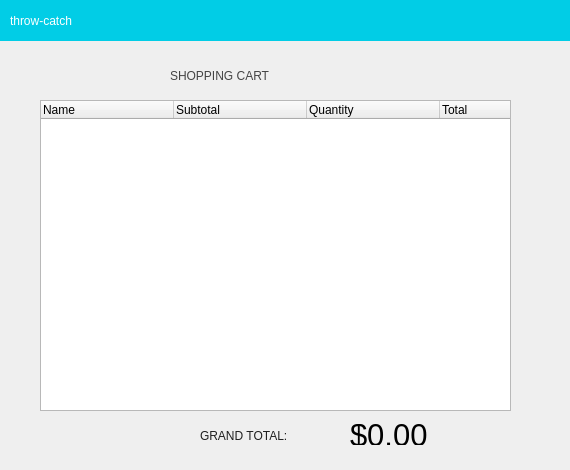
<?xml version="1.0" encoding="UTF-8"?>
<ui version="4.0">
 <class>ShoppingCart</class>
 <widget class="QWidget" name="ShoppingCart">
  <property name="geometry">
   <rect>
    <x>0</x>
    <y>0</y>
    <width>570</width>
    <height>470</height>
   </rect>
  </property>
  <property name="windowTitle">
   <string>Form</string>
  </property>
  <widget class="QFrame" name="headerFrame">
   <property name="geometry">
    <rect>
     <x>0</x>
     <y>0</y>
     <width>571</width>
     <height>41</height>
    </rect>
   </property>
   <property name="styleSheet">
    <string notr="true">#headerFrame {
background: #01CDE6;
border: none;
}</string>
   </property>
   <property name="frameShape">
    <enum>QFrame::StyledPanel</enum>
   </property>
   <property name="frameShadow">
    <enum>QFrame::Raised</enum>
   </property>
   <widget class="QLabel" name="teamNameLabel">
    <property name="geometry">
     <rect>
      <x>10</x>
      <y>10</y>
      <width>161</width>
      <height>21</height>
     </rect>
    </property>
    <property name="styleSheet">
     <string notr="true">#teamNameLabel {
color: white;
	font: 75 20pt &quot;Helvetica&quot;;
}</string>
    </property>
    <property name="text">
     <string>throw-catch</string>
    </property>
   </widget>
  </widget>
  <widget class="QTreeWidget" name="shoppingCart">
   <property name="geometry">
    <rect>
     <x>40</x>
     <y>100</y>
     <width>471</width>
     <height>311</height>
    </rect>
   </property>
   <property name="horizontalScrollBarPolicy">
    <enum>Qt::ScrollBarAlwaysOff</enum>
   </property>
   <attribute name="headerDefaultSectionSize">
    <number>133</number>
   </attribute>
   <column>
    <property name="text">
     <string>Name</string>
    </property>
   </column>
   <column>
    <property name="text">
     <string>Subtotal</string>
    </property>
   </column>
   <column>
    <property name="text">
     <string>Quantity</string>
    </property>
   </column>
   <column>
    <property name="text">
     <string>Total</string>
    </property>
   </column>
  </widget>
  <widget class="QLabel" name="shoppingCartLabel">
   <property name="geometry">
    <rect>
     <x>170</x>
     <y>60</y>
     <width>201</width>
     <height>31</height>
    </rect>
   </property>
   <property name="styleSheet">
    <string notr="true">font: 25 25pt &quot;Helvetica&quot;;
color: rgb(68, 68, 68);
</string>
   </property>
   <property name="text">
    <string>SHOPPING CART</string>
   </property>
  </widget>
  <widget class="QLabel" name="grandTotalLabel">
   <property name="geometry">
    <rect>
     <x>200</x>
     <y>420</y>
     <width>151</width>
     <height>31</height>
    </rect>
   </property>
   <property name="styleSheet">
    <string notr="true">font: 75 20pt &quot;Helvetica&quot;;
color: rgb(32, 32, 32)
</string>
   </property>
   <property name="text">
    <string>GRAND TOTAL:</string>
   </property>
  </widget>
  <widget class="QLabel" name="grandTotalAmount">
   <property name="geometry">
    <rect>
     <x>350</x>
     <y>424</y>
     <width>121</width>
     <height>21</height>
    </rect>
   </property>
   <property name="font">
    <font>
     <pointsize>23</pointsize>
    </font>
   </property>
   <property name="text">
    <string>$0.00</string>
   </property>
  </widget>
  <widget class="QLabel" name="label">
   <property name="geometry">
    <rect>
     <x>50</x>
     <y>110</y>
     <width>261</width>
     <height>16</height>
    </rect>
   </property>
   <property name="text">
    <string>Your shopping cart is currently empty!</string>
   </property>
  </widget>
  <zorder>label</zorder>
  <zorder>headerFrame</zorder>
  <zorder>shoppingCart</zorder>
  <zorder>shoppingCartLabel</zorder>
  <zorder>grandTotalLabel</zorder>
  <zorder>grandTotalAmount</zorder>
 </widget>
 <resources/>
 <connections/>
</ui>
